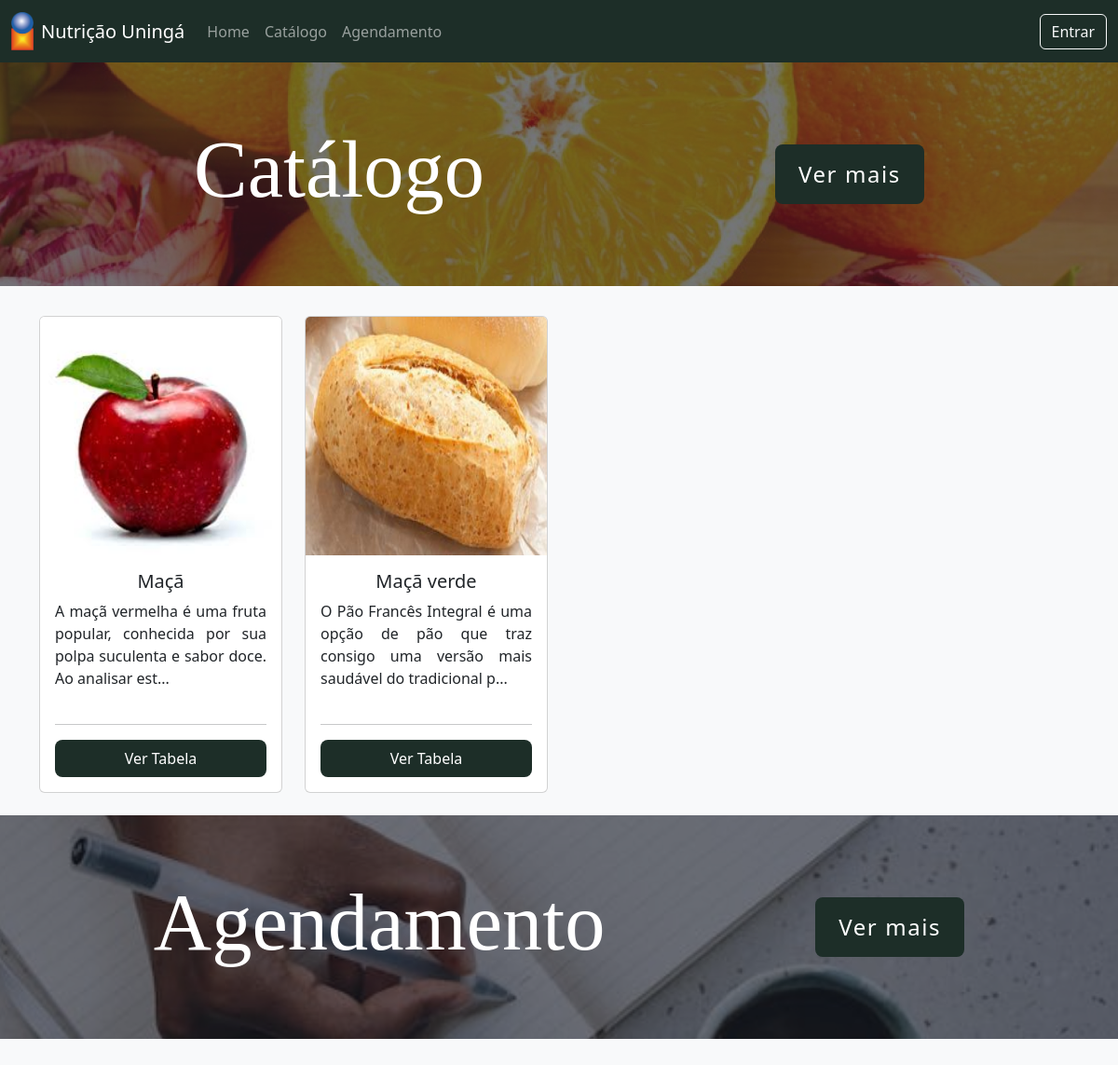
The page / on the database its author committed.
### catalogo/models.py (models this page shows, shortened)
class Alimento(models.Model):
    nome = models.CharField(max_length=150, null=False, unique=True)
    medida_caseira = models.CharField(max_length=100, null=False, blank=False, default="gramas")
    quantidade_gml = models.FloatField(null=False, default=100)
    imagem = models.ImageField(null=True, blank=True, upload_to="imagem__alimento/")
    descricao = models.TextField(null=True)
    calorias = models.DecimalField(
        max_digits=6,
        decimal_places=2,
        validators=[MinValueValidator(0)],
        default=0
    )
    carboidratos = models.DecimalField(
        max_digits=6,
        decimal_places=2,
        validators=[MinValueValidator(0)],
        default=0,
    )
    carboidratos_liquidos = models.DecimalField(
        max_digits=6,
        decimal_places=2,
        validators=[MinValueValidator(0)],
        default=0,
    )
    proteinas = models.DecimalField(
        max_digits=6,
        decimal_places=2,
        validators=[MinValueValidator(0)],
        default=0
    )
    gorduras_totais = models.DecimalField(
        max_digits=6,
        decimal_places=2,
        validators=[MinValueValidator(0)],
        default=0
    )
    gorduras_saturadas = models.DecimalField(
        max_digits=6,
        decimal_places=2,
        validators=[MinValueValidator(0)],
        default=0
    )
    fibra_alimentar = models.DecimalField(
        max_digits=6,
        decimal_places=2,
        validators=[MinValueValidator(0)],
        default=0
    )
    sodio = models.DecimalField(
        max_digits=6,
        decimal_places=2,
        validators=[MinValueValidator(0)],
        default=0
    )
    class Meta:
        verbose_name = "Alimento"
        verbose_name_plural = "Alimentos"

### catalogo/views.py (the view)
# urls.py: path('', views.home, name='home'),
def home(request):
    alimentos = Alimento.objects.all().order_by('nome')[:4]
    contexto = {
        'alimentos': alimentos,
    }
    return render(request, 'home.html', contexto)

### catalogo/templatetags/custom_filters.py (called while the page is built)
@register.filter
def custom_truncate(text, num_chars):
    if len(text) > num_chars:
        return text[:num_chars] + '...'
    return text

### catalogo/templates/home.html (shortened to what this page needs)
{% extends "base.html" %}
{% load static %}
{% block styles %}
    <link rel="stylesheet" href="{% static "css/home.css" %}">
{% endblock styles %}
{% block conteudo %}
    <main>
        <section class="section catalogo d-flex flex-column flex-md-row justify-content-around align-items-center gap-4">
            <h1 class="text-center">Catálogo</h1>
            <a class="btn-section d-flex justify-content-center align-items-center" href="{% url "catalogo" %}">
                Ver mais
            </a>
        </section>
        <div class="container">
            <div class="row">
                {% for alimento in alimentos %}
                    {% include "partials/catalogo/card.html" %}
                {% endfor %}
            </div>
        </div>
        <section class="section agendamento d-flex flex-column flex-md-row justify-content-around align-items-center gap-4">
            <h1 class="text-center">Agendamento</h1>
            {% if user.is_cliente %}
                <a class="btn-section d-flex justify-content-center align-items-center" href="{% url "agendar_consulta" %}">
                    Ver mais
                </a>
            {% else %}
                <a class="btn-section d-flex justify-content-center align-items-center" href="{% url "pagina_nutricionista" %}">
                    Ver mais
                </a>
            {% endif %}
        </section>
    </main>
{% endblock conteudo %}

### catalogo/templates/partials/catalogo/card.html
{% load static %}
{% load custom_filters %}
<div class="col-lg-3 col-md-6 col-sm-6 mb-4">
    <div class="card" style="height: 32rem;">
        {% if alimento.imagem %}
            <img src="{{ alimento.imagem.url }}" class="card-img-top" alt="imagem de {{alimento.nome}}" style="height: 16rem;">
        {% else %}
            <img src="{% static "img/placeholder.png" %}" class="card-img-top" alt="Placeholder" style="height: 16rem;">
        {% endif %}
        <div class="card-body d-flex flex-column">
            <h5 class="card-title text-center">{{ alimento.nome }}</h5>
            <p class="card-text" style="text-align: justify;">{{ alimento.descricao|custom_truncate:100 }}</p>
            <div class="bottom-aligned mt-auto">
                <hr>
                {% if user.is_nutricionista %}
                    <div class="d-flex justify-content-between align-items-center">
                        <a href="{% url "excluir_alimento" alimento.id %}" class="btn btn-danger">
                            <i class="bi bi-trash-fill"></i>
                        </a>
                        <a href="{% url "alimento" alimento.id %}" class="btn-card px-5">Ver Tabela</a>
                    </div>
                {% else %}
                    <a href="{% url "alimento" alimento.id %}" class="btn-card d-block m-auto">Ver Tabela</a>
                {% endif %}
            </div>
        </div>
    </div>
</div>

### catalogo/static/css/style.css (style rules this page uses)
:root { --cor-primaria: #1d2e28; --fonte-titulo: "Arvo", serif; }

### catalogo/static/css/home.css (style rules this page uses)
.section { position: relative; width: 100%; height: 15rem; background-size: cover; padding: 4rem; z-index: 1; margin-bottom: 2rem; }
.section::after { content: ""; position: absolute; top: 0; left: 0; width: 100%; height: 15rem; background-color: #181D27; opacity: 60%; z-index: -1; }
.section h1 { font-size: clamp(3rem, 1.8rem + 4.8vw, 6rem); color: white; font-family: var(--fonte-titulo); }
.section h1, form { z-index: 100; }
.btn-section { background-color: var(--cor-primaria); text-decoration: none; text-align: center; color: white; width: 10rem; height: 4rem; font-size: 1.5rem; border-radius: .5rem; letter-spacing: .1rem; transition: background-color .1s ease-in-out; }
.btn-card { background-color: var(--cor-primaria); text-decoration: none; text-align: center; color: white; padding: .5rem; border-radius: .5rem; transition: background-color .1s ease-in-out; }
.catalogo { background: #181D27 url("../img/catalogo_img.jpg") center center; }
.agendamento { background: #181D27 url("../img/agendamento_img.jpg") center center; }

### rows shown on the page
Alimento: imagem (picture), nome "Maçã", descricao|custom_truncate "A maçã vermelha é uma fruta popular, conhecida por sua polpa suculenta e sabor doce. Ao analisar est..."
Alimento: imagem (picture), nome "Maçã verde", descricao|custom_truncate "O Pão Francês Integral é uma opção de pão que traz consigo uma versão mais saudável do tradicional p..."
